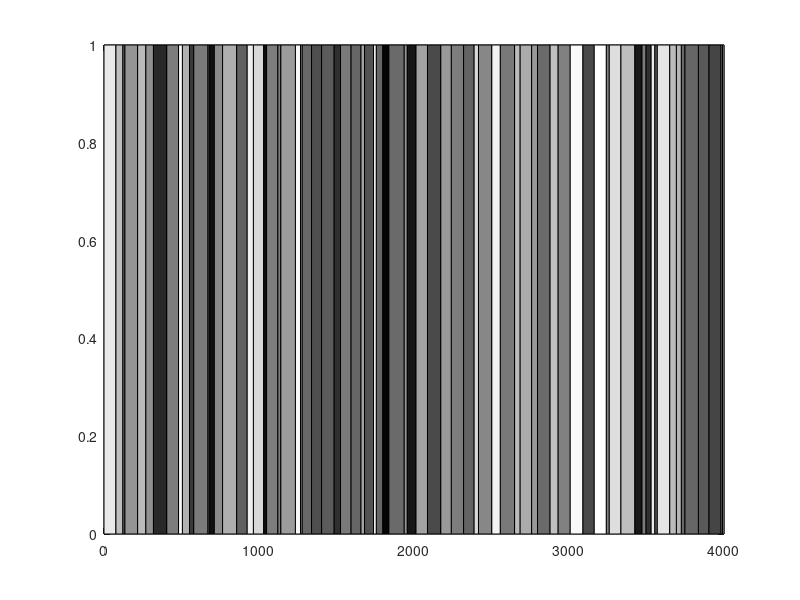

MATLAB code to generate this figure:

function  largeur = env()

hold off;

total = 0;
largeur(1,1) = 0;
largeur(2,1) = randi([0 255]);
i = 2;

% largeur entre 10mm et 100mm
% total = 4000mm

while total < 4000
    rd = randi([10 100],1,1);
    if total+rd > 4000
        rd = 4000-total;
    end
    largeur(1,i)=total+rd;
    total = total+rd;
    i = i+1;
end

[~,numCols] = size(largeur);
nb_bandes = numCols;

for j=2:nb_bandes
    largeur(2,j)=randi([0 255]);
end

for i=1:numCols-1
    x = [largeur(1,i) largeur(1,i+1) largeur(1,i+1) largeur(1,i)];
    y = [0 0 1 1];
    fill(x,y,[largeur(2,i)/255 largeur(2,i)/255 largeur(2,i)/255]);
    hold on;
end

% dernière bande
x = [largeur(1,end) 4000 4000 largeur(1,end)];
y = [0 0 1 1];
fill(x,y,[largeur(2,end)/255 largeur(2,end)/255 largeur(2,end)/255])
hold on;

% on enregistre le tableau pour l'utiliser ensuite
filename = 'C:\Users\theog\Documents\Mes Cours\Projet Matlab\FINAL\bandes.mat';
save(filename, 'largeur');

end

